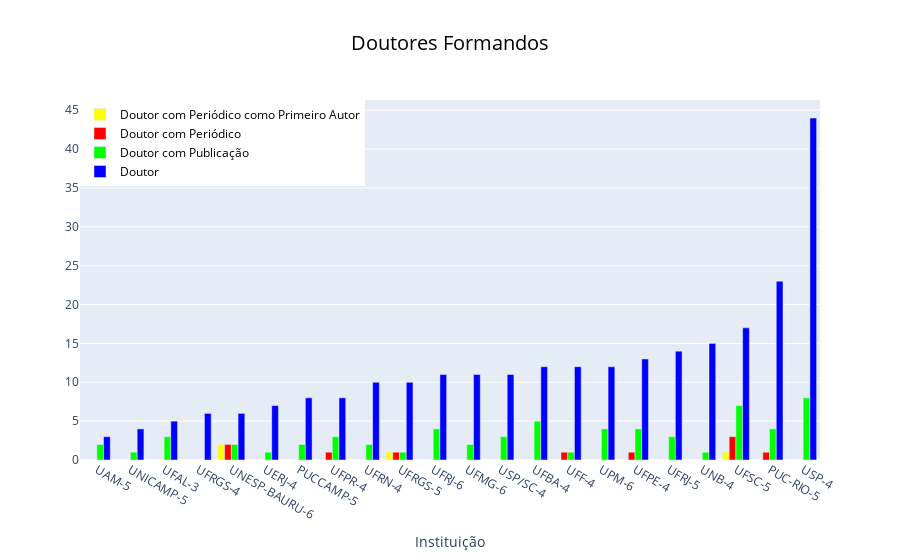

Source (notebook cell):
### Code cell
data = list()
for dado in ('primeiro_autor', 'periodico', 'publicacao', 'total'):
    data.append(go.Bar(x=[d_f['code'] for d_f in doutores_formandos],
                       y=[d_f[dado] for d_f in doutores_formandos],
                       marker_color=COLORS[dado],
                       name=f'Doutor {TITLES[dado]}'))

title = {
    'text': 'Doutores Formandos',
    'x': 0.5,
    'xanchor': 'center',
    'font': {
        'color': '#000000',
        'size': 20
    }
}

legend = {
    'font':{'color':'#000000'},
    'orientation':'v',
    'x':0,
    'y':1
}

layout = go.Layout(title=title, 
                   xaxis={'title': 'Instituição'},
                   legend=legend)

fig = go.Figure(data=data, layout=layout)
py.iplot(fig)

### Figure 1 — Plotly figure (JSON) as saved in the notebook; plotly's stock layout.template omitted (floating-point values rounded to 4 significant figures)
{"data": [{"marker": {"color": "#FFFF00"}, "name": "Doutor com Periódico como Primeiro Autor", "type": "bar", "x": ["UAM-5", "UNICAMP-5", "UFAL-3", "UFRGS-4", "UNESP-BAURU-6", "UERJ-4", "PUCCAMP-5", "UFPR-4", "UFRN-4", "UFRGS-5", "UFRJ-6", "UFMG-6", "USP/SC-4", "UFBA-4", "UFF-4", "UPM-6", "UFPE-4", "UFRJ-5", "UNB-4", "UFSC-5", "PUC-RIO-5", "USP-4"], "y": [0, 0, 0, 0, 2, 0, 0, 0, 0, 1, 0, 0, 0, 0, 0, 0, 0, 0, 0, 1, 0, 0]}, {"marker": {"color": "#FF0000"}, "name": "Doutor com Periódico", "type": "bar", "x": ["UAM-5", "UNICAMP-5", "UFAL-3", "UFRGS-4", "UNESP-BAURU-6", "UERJ-4", "PUCCAMP-5", "UFPR-4", "UFRN-4", "UFRGS-5", "UFRJ-6", "UFMG-6", "USP/SC-4", "UFBA-4", "UFF-4", "UPM-6", "UFPE-4", "UFRJ-5", "UNB-4", "UFSC-5", "PUC-RIO-5", "USP-4"], "y": [0, 0, 0, 0, 2, 0, 0, 1, 0, 1, 0, 0, 0, 0, 1, 0, 1, 0, 0, 3, 1, 0]}, {"marker": {"color": "#00FF00"}, "name": "Doutor com Publicação", "type": "bar", "x": ["UAM-5", "UNICAMP-5", "UFAL-3", "UFRGS-4", "UNESP-BAURU-6", "UERJ-4", "PUCCAMP-5", "UFPR-4", "UFRN-4", "UFRGS-5", "UFRJ-6", "UFMG-6", "USP/SC-4", "UFBA-4", "UFF-4", "UPM-6", "UFPE-4", "UFRJ-5", "UNB-4", "UFSC-5", "PUC-RIO-5", "USP-4"], "y": [2, 1, 3, 0, 2, 1, 2, 3, 2, 1, 4, 2, 3, 5, 1, 4, 4, 3, 1, 7, 4, 8]}, {"marker": {"color": "#0000ff"}, "name": "Doutor ", "type": "bar", "x": ["UAM-5", "UNICAMP-5", "UFAL-3", "UFRGS-4", "UNESP-BAURU-6", "UERJ-4", "PUCCAMP-5", "UFPR-4", "UFRN-4", "UFRGS-5", "UFRJ-6", "UFMG-6", "USP/SC-4", "UFBA-4", "UFF-4", "UPM-6", "UFPE-4", "UFRJ-5", "UNB-4", "UFSC-5", "PUC-RIO-5", "USP-4"], "y": [3, 4, 5, 6, 6, 7, 8, 8, 10, 10, 11, 11, 11, 12, 12, 12, 13, 14, 15, 17, 23, 44]}], "layout": {"legend": {"font": {"color": "#000000"}, "orientation": "v", "x": 0, "y": 1}, "title": {"font": {"color": "#000000", "size": 20}, "text": "Doutores Formandos", "x": 0.5, "xanchor": "center"}, "xaxis": {"title": {"text": "Instituição"}}}}
